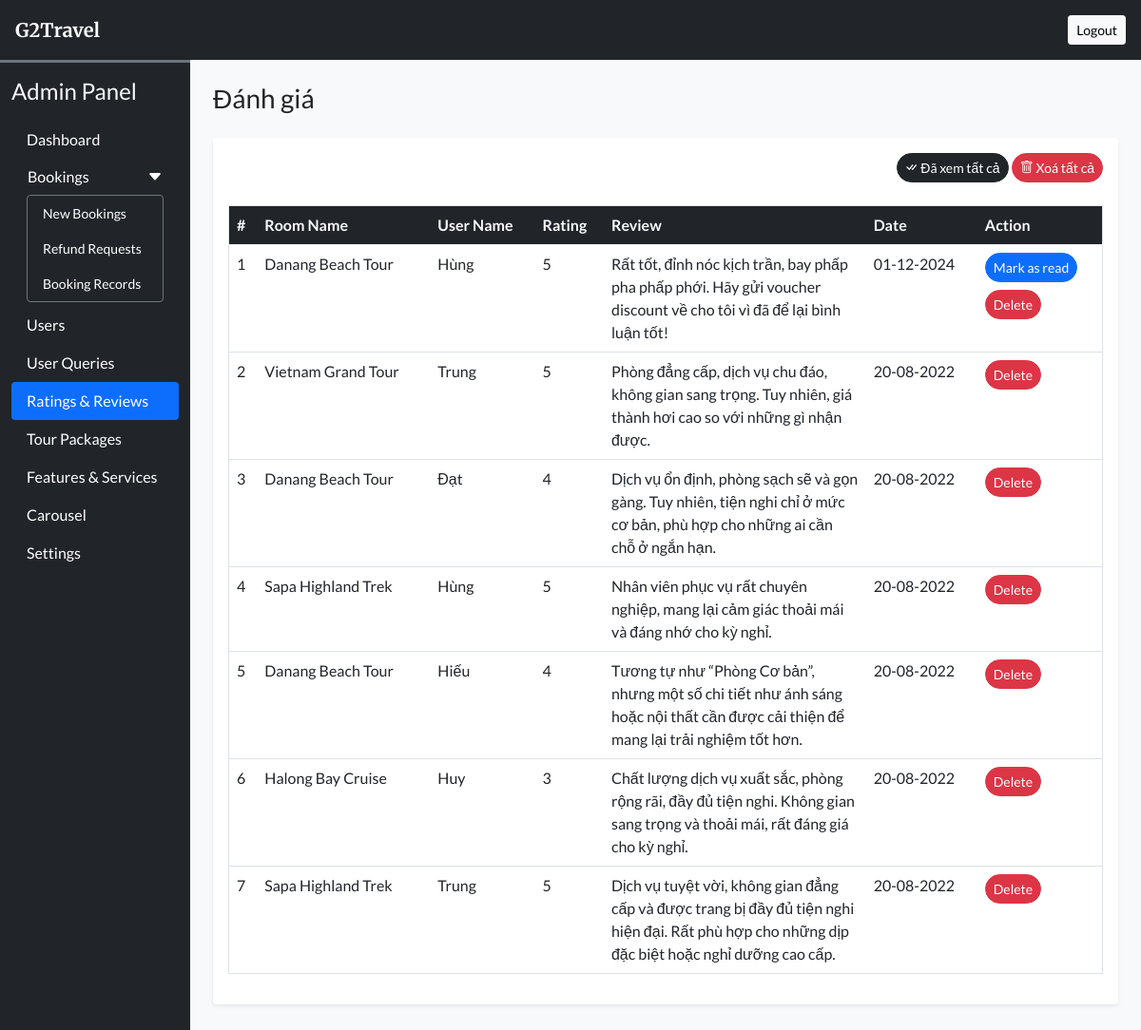
The app's page /admin/rate_review.php (signed in) with its own data.
### tables this page shows
CREATE TABLE `rating_review` (
  `sr_no` int(11) NOT NULL,
  `booking_id` int(11) NOT NULL,
  `room_id` int(11) NOT NULL,
  `user_id` int(11) NOT NULL,
  `rating` int(11) NOT NULL,
  `review` varchar(200) NOT NULL,
  `seen` int(11) NOT NULL DEFAULT 0,
  `datentime` datetime NOT NULL DEFAULT current_timestamp()
);

CREATE TABLE `rooms` (
  `id` int(11) NOT NULL,
  `name` varchar(150) NOT NULL,
  `area` int(11) NOT NULL,
  `price` int(11) NOT NULL,
  `quantity` int(11) NOT NULL,
  `adult` int(11) NOT NULL,
  `children` int(11) NOT NULL,
  `description` varchar(350) NOT NULL,
  `status` tinyint(4) NOT NULL DEFAULT 1,
  `removed` int(11) NOT NULL DEFAULT 0
);

CREATE TABLE `user_cred` (
  `id` int(11) NOT NULL,
  `name` varchar(100) NOT NULL,
  `email` varchar(150) NOT NULL,
  `address` varchar(120) NOT NULL,
  `phonenum` varchar(100) NOT NULL,
  `pincode` int(11) NOT NULL,
  `dob` date NOT NULL,
  `profile` varchar(100) NOT NULL DEFAULT 'chill-guy.png',
  `password` varchar(200) NOT NULL,
  `is_verified` int(11) NOT NULL DEFAULT 0,
  `token` varchar(200) DEFAULT NULL,
  `t_expire` date DEFAULT NULL,
  `status` int(11) NOT NULL DEFAULT 1,
  `datentime` datetime NOT NULL DEFAULT current_timestamp()
);

### admin/rate_review.php (the view, shortened to what this page needs)
<!DOCTYPE html>
<html lang="en">
<head>
  <?php require('inc/links.php'); ?>
</head>
<body class="bg-light">
  <?php require('inc/header.php'); ?>
  <div class="container-fluid" id="main-content">
    <div class="row">
      <div class="col-lg-10 ms-auto p-4 overflow-hidden">
        <h3 class="mb-4">Đánh giá</h3>
        <div class="card border-0 shadow-sm mb-4">
          <div class="card-body">
            <div class="text-end mb-4">
              <a href="?seen=all" class="btn btn-dark rounded-pill shadow-none btn-sm">
                <i class="bi bi-check-all"></i> Đã xem tất cả
              </a>
              <a href="?del=all" class="btn btn-danger rounded-pill shadow-none btn-sm">
                <i class="bi bi-trash"></i> Xoá tất cả
              </a>
            </div>
            <div class="table-responsive-md">
              <table class="table table-hover border">
                <thead>
                  <tr class="bg-dark text-light">
                    <th scope="col">#</th>
                    <th scope="col">Room Name</th>
                    <th scope="col">User Name</th>
                    <th scope="col">Rating</th>
                    <th scope="col" width="30%">Review</th>
                    <th scope="col">Date</th>
                    <th scope="col">Action</th>
                  </tr>
                </thead>
                <tbody>
                  <?php
                    $q = "SELECT rr.*,uc.name AS uname, r.name AS rname FROM `rating_review` rr
                      INNER JOIN `user_cred` uc ON rr.user_id = uc.id
                      INNER JOIN `rooms` r ON rr.room_id = r.id
                      ORDER BY `sr_no` DESC";
                    $data = mysqli_query($con,$q);
                    $i=1;
                    while($row = mysqli_fetch_assoc($data))
                    {
                      $date = date('d-m-Y',strtotime($row['datentime']));
                      $seen='';
                      if($row['seen']!=1){
                        $seen = "<a href='?seen=$row[sr_no]' class='btn btn-sm rounded-pill btn-primary mb-2'>Mark as read</a> <br>";
                      }
                      $seen.="<a href='?del=$row[sr_no]' class='btn btn-sm rounded-pill btn-danger'>Delete</a>";
                      echo<<<query
                        <tr>
                          <td>$i</td>
                          <td>$row[rname]</td>
                          <td>$row[uname]</td>
                          <td>$row[rating]</td>
                          <td>$row[review]</td>
                          <td>$date</td>
                          <td>$seen</td>
                        </tr>
                      query;
                      $i++;
                    }
                  ?>
                </tbody>
              </table>
            </div>
          </div>
        </div>
      </div>
    </div>
  </div>
</body>
</html>

### admin/css/common.css (style rules this page uses)
:root { --teal: #2ec1ac; --teal_hover: #279e8c; }
* { font-family: 'Lato', sans-serif; }

### records on screen
rating_review: room.name "Danang Beach Tour", user.name "Hùng", rating "5", review "Rất tốt, đỉnh nóc kịch trần, bay phấp pha phấp phới. Hãy gửi voucher discount về cho tôi vì đã để lại bình luận tốt!", datentime "01-12-2024"
rating_review: room.name "Vietnam Grand Tour", user.name "Trung", rating "5", review "Phòng đẳng cấp, dịch vụ chu đáo, không gian sang trọng. Tuy nhiên, giá thành hơi cao so với những gì nhận được.", datentime "20-08-2022"
rating_review: room.name "Danang Beach Tour", user.name "Đạt", rating "4", review "Dịch vụ ổn định, phòng sạch sẽ và gọn gàng. Tuy nhiên, tiện nghi chỉ ở mức cơ bản, phù hợp cho những ai cần chỗ ở ngắn hạn.", datentime "20-08-2022"
rating_review: room.name "Sapa Highland Trek", user.name "Hùng", rating "5", review "Nhân viên phục vụ rất chuyên nghiệp, mang lại cảm giác thoải mái và đáng nhớ cho kỳ nghỉ.", datentime "20-08-2022"
rating_review: room.name "Danang Beach Tour", user.name "Hiếu", rating "4", review "Tương tự như “Phòng Cơ bản”, nhưng một số chi tiết như ánh sáng hoặc nội thất cần được cải thiện để mang lại trải nghiệm tốt hơn.", datentime "20-08-2022"
rating_review: room.name "Halong Bay Cruise", user.name "Huy", rating "3", review "Chất lượng dịch vụ xuất sắc, phòng rộng rãi, đầy đủ tiện nghi. Không gian sang trọng và thoải mái, rất đáng giá cho kỳ nghỉ.", datentime "20-08-2022"
rating_review: room.name "Sapa Highland Trek", user.name "Trung", rating "5", review "Dịch vụ tuyệt vời, không gian đẳng cấp và được trang bị đầy đủ tiện nghi hiện đại. Rất phù hợp cho những dịp đặc biệt hoặc nghỉ dưỡng cao cấp.", datentime "20-08-2022"
